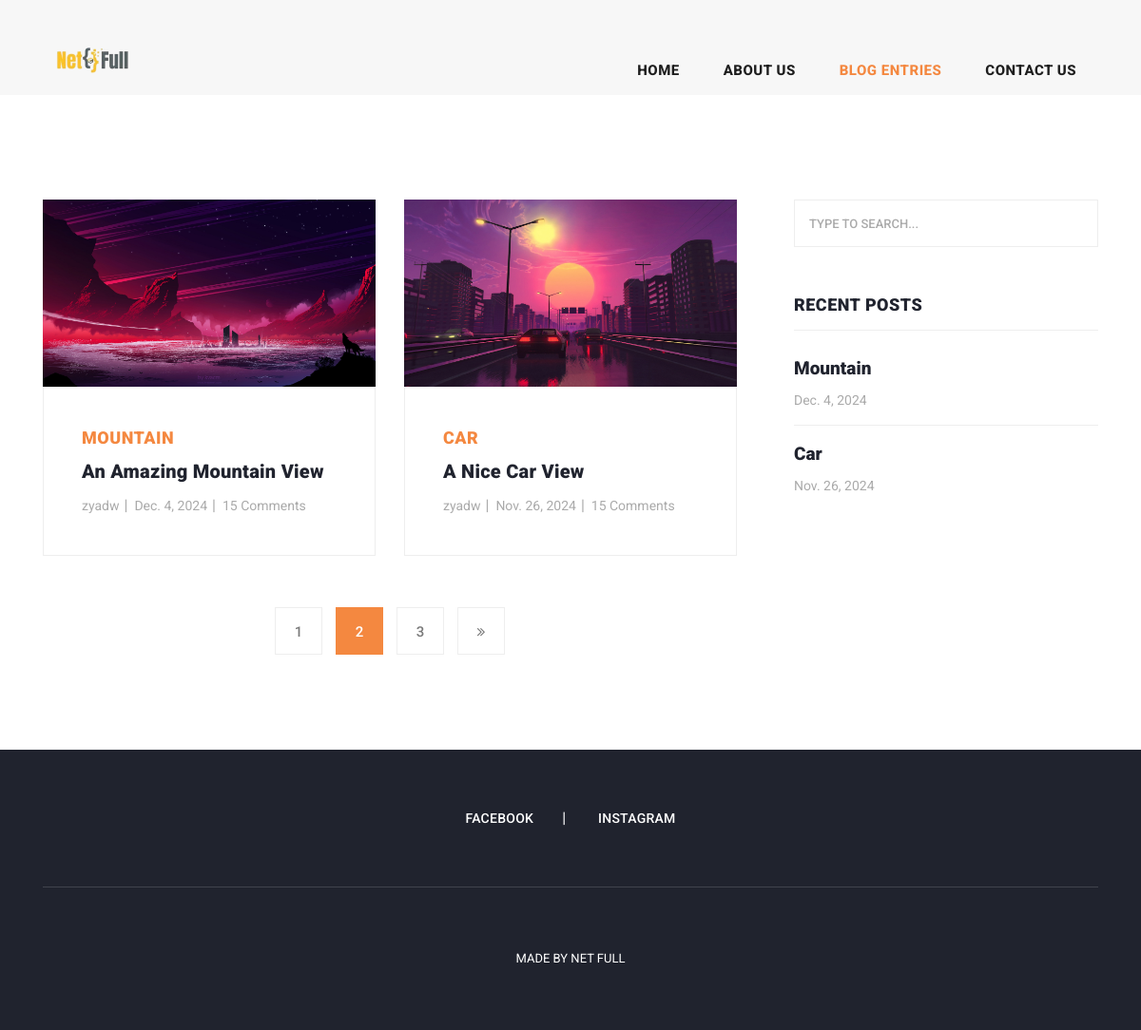
Screenshot of /blog/ (signed in) with the database file from the repository.
### welcome/models.py (models this page shows)
class BlogPost(models.Model):
    title = models.CharField(max_length=100)
    content = models.TextField(blank=False)
    publication_date = models.DateField()
    image = models.ImageField(upload_to='post_images/', blank=True, null=True)
    likes = models.ManyToManyField(User, related_name='liked_posts', blank=True)
    author = models.ForeignKey(User, on_delete=models.CASCADE, related_name='blog_posts', null=True)

### welcome/views.py (the view, shortened to what this page needs)
# urls.py: 2. Add a URL to urlpatterns:  path('blog/', include('blog.urls'))
@login_required
def blog(request):
    posts = BlogPost.objects.all().order_by('-publication_date')  # Ordering by publication_date in descending order
    recent_posts = posts[:5]  # Get the 5 most recent posts
    random_post = choice(posts)  # Select a random post
    comments_count = random_post.comments.count()  # Count the comments for the random post
    return render(request, 'blog.html', {
        'posts': posts,  # All posts if needed
        'recent_posts': recent_posts,  # Pass the recent posts to the template
        'random_post': random_post,  # Pass the random post to the template
        'comments_count': comments_count,  # Pass the comment count for the post
    })

### welcome/templates/blog.html (shortened to what this page needs)
<!DOCTYPE html>
<html lang="en">
  {% load static %}
  <head>
    <link rel="stylesheet" href="{% static 'bootstrap.min.css' %}">
    <link rel="stylesheet" href="{% static 'flex-slider.css' %}">
    <link rel="stylesheet" href="{% static 'fontawesome.css' %}">
    <link rel="stylesheet" href="{% static 'templatemo-stand-blog.css' %}">
    <link rel="stylesheet" href="{% static 'owl.css' %}">
  </head>
  <body>
    <header class="">
      <nav class="navbar navbar-expand-lg">
        <div class="container text-center">
          <a class="navbar-brand" href="/">
            <img src="{% static 'assets/images/netfull.png' %}" alt="" class="navbar-logo">
          </a>
          <div class="collapse navbar-collapse" id="navbarResponsive">
            <ul class="navbar-nav ml-auto">
              <li class="nav-item">
                <a class="nav-link" href="/">Home
                </a>
              </li>
              <li class="nav-item">
                <a class="nav-link" href="/about">About Us</a>
              </li>
              <li class="nav-item active">
                <a class="nav-link" href="/blog">Blog Entries</a>
              </li>
              <li class="nav-item">
                <a class="nav-link" href="/contact">Contact Us</a>
              </li>
            </ul>
          </div>
        </div>
      </nav>
    </header>
    <div class="heading-page header-text">
    </div>
    <section class="blog-posts grid-system">
      <div class="container">
        <div class="row">
          <div class="col-lg-8">
            <div class="all-blog-posts">
              <div class="row">
                {% for post in posts %}
                  <div class="col-lg-6 col-md-6 mb-4">
                    <div class="blog-post">
                      <div class="blog-thumb">
                        <img src="{{ post.image.url }}" alt="" class="img-fluid">
                      </div>
                      <div class="down-content">
                        <span>{{ post.title }}</span>
                        <a href="post-details.html"><h4>{{ post.content }}</h4></a>
                        <ul class="post-info">
                          <li><a href="#">{{ post.author }}</a></li>
                          <li><a href="#">{{ post.publication_date }}</a></li>
                          <li><a href="#">{{ comments_count }} Comments</a></li>
                        </ul>
                      </div>
                    </div>
                  </div>
                {% endfor %}
              </div>
            </div>
            <div class="col-lg-12">
              <ul class="page-numbers">
                <li><a href="#">1</a></li>
                <li class="active"><a href="#">2</a></li>
                <li><a href="#">3</a></li>
                <li><a href="#"><i class="fa fa-angle-double-right"></i></a></li>
              </ul>
            </div>
          </div>
          <div class="col-lg-4">
            <div class="sidebar">
              <div class="row">
                <div class="col-lg-12">
                  <div class="sidebar-item search">
                    <form id="search_form" name="gs" method="GET" action="{% url 'blog_search' %}">
                      <input type="text" name="q" class="searchText" placeholder="type to search..." autocomplete="on">
                    </form>
                  </div>
                </div>
                <div class="col-lg-12">
                  <div class="sidebar-item recent-posts">
                    <div class="sidebar-heading">
                      <h2>Recent Posts</h2>
                    </div>
                    <div class="content">
                      <ul>
                        {% for post in recent_posts %}
                        <li>
                          <a href="post/{{ post.id }}">
                            <h5>{{ post.title }}</h5>
                            <span>{{ post.publication_date }}</span>
                          </a>
                        </li>
                        {% endfor %}
                      </ul>
                    </div>
                  </div>
                </div>
              </div>
            </div>
          </div>
        </div>
      </div>
    </section>
    <footer>
      <div class="container">
        <div class="row">
          <div class="col-lg-12">
            <ul class="social-icons">
              <li><a href="https://www.facebook.com/profile.php?id=61561751296406">Facebook</a></li>
              <li><a href="https://www.instagram.com/netfull1/">Instagram</a></li>
            </ul>
          </div>
          <div class="col-lg-12">
            <div class="copyright-text">
              <p>Made By Net Full</p>
            </div>
          </div>
        </div>
      </div>
    </footer>
  </body>
</html>

### rows the page displays
BlogPost: image (picture), title "MOUNTAIN", content "An Amazing Mountain View", author "zyadw", publication_date "Dec. 4, 2024", comments_count "15", title "Mountain"
BlogPost: image (picture), title "CAR", content "A Nice Car View", author "zyadw", publication_date "Nov. 26, 2024", comments_count "15", title "Car"
